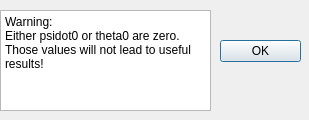
<?xml version="1.0" encoding="UTF-8"?>
<ui version="4.0">
 <class>WarningDialog</class>
 <widget class="QDialog" name="WarningDialog">
  <property name="geometry">
   <rect>
    <x>0</x>
    <y>0</y>
    <width>309</width>
    <height>120</height>
   </rect>
  </property>
  <property name="minimumSize">
   <size>
    <width>309</width>
    <height>120</height>
   </size>
  </property>
  <property name="maximumSize">
   <size>
    <width>309</width>
    <height>120</height>
   </size>
  </property>
  <property name="windowTitle">
   <string>Dialog</string>
  </property>
  <widget class="QDialogButtonBox" name="buttonBox">
   <property name="geometry">
    <rect>
     <x>220</x>
     <y>40</y>
     <width>81</width>
     <height>301</height>
    </rect>
   </property>
   <property name="orientation">
    <enum>Qt::Vertical</enum>
   </property>
   <property name="standardButtons">
    <set>QDialogButtonBox::Ok</set>
   </property>
  </widget>
  <widget class="QPlainTextEdit" name="plainTextEdit">
   <property name="geometry">
    <rect>
     <x>0</x>
     <y>10</y>
     <width>211</width>
     <height>101</height>
    </rect>
   </property>
   <property name="plainText">
    <string>Warning:
Either psidot0 or theta0 are zero. Those values will not lead to useful results!</string>
   </property>
  </widget>
 </widget>
 <resources/>
 <connections>
  <connection>
   <sender>buttonBox</sender>
   <signal>accepted()</signal>
   <receiver>WarningDialog</receiver>
   <slot>accept()</slot>
   <hints>
    <hint type="sourcelabel">
     <x>248</x>
     <y>254</y>
    </hint>
    <hint type="destinationlabel">
     <x>157</x>
     <y>81</y>
    </hint>
   </hints>
  </connection>
  <connection>
   <sender>buttonBox</sender>
   <signal>rejected()</signal>
   <receiver>WarningDialog</receiver>
   <slot>reject()</slot>
   <hints>
    <hint type="sourcelabel">
     <x>280</x>
     <y>260</y>
    </hint>
    <hint type="destinationlabel">
     <x>286</x>
     <y>81</y>
    </hint>
   </hints>
  </connection>
 </connections>
</ui>
